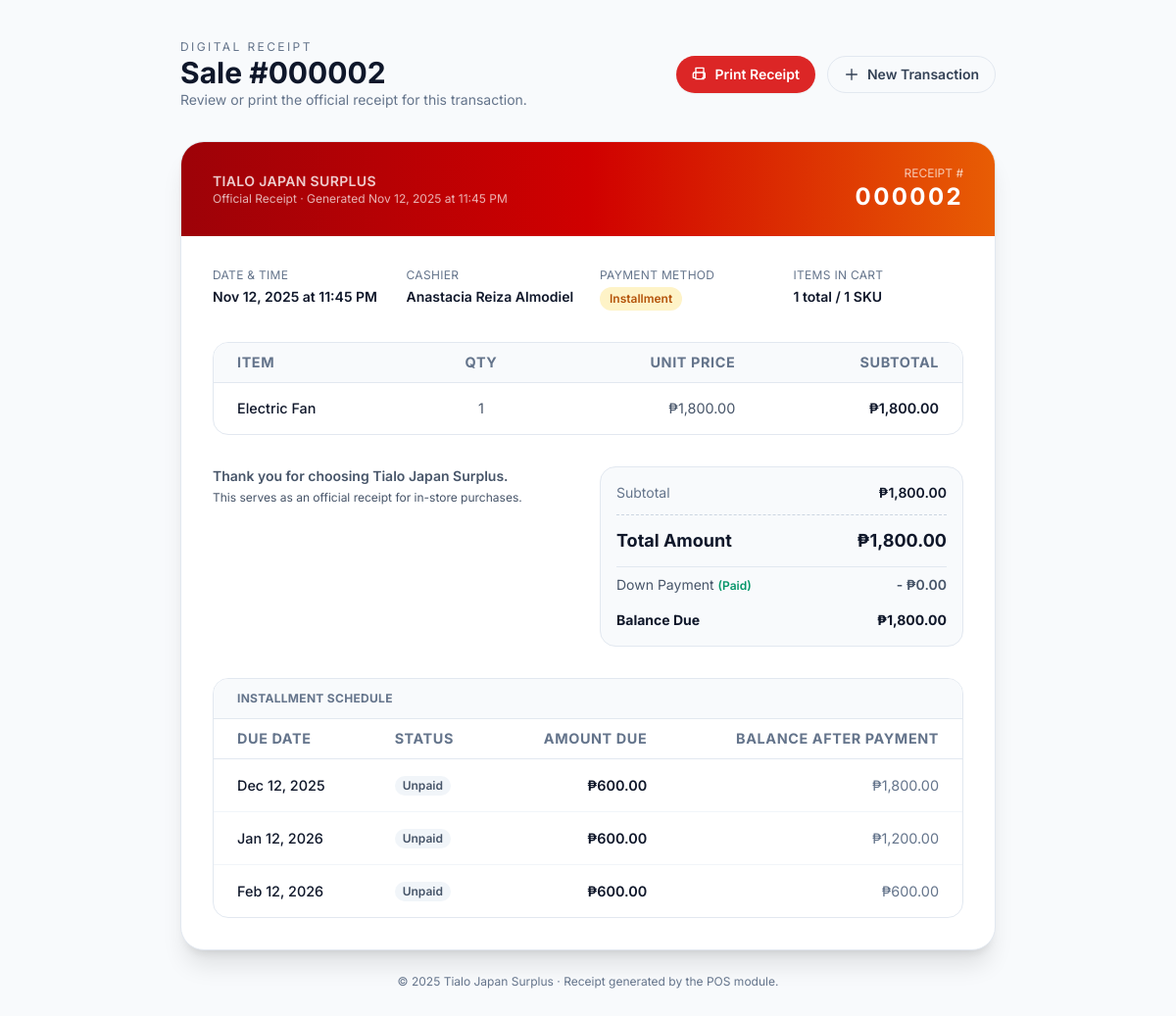
Screenshot of /index.php?page=pos_receipt&transaction_id=2 (signed in) with the database file from the repository.
### tables this page shows
CREATE TABLE `transactions` (
  `transaction_id` int(11) NOT NULL,
  `user_id` int(11) DEFAULT NULL,
  `customer_name` varchar(255) DEFAULT NULL,
  `customer_contact` varchar(50) DEFAULT NULL,
  `transaction_date` datetime DEFAULT current_timestamp(),
  `payment_type` enum('Cash','GCash','Installment') NOT NULL,
  `total_amount` decimal(10,2) NOT NULL,
  `discount_amount` decimal(10,2) NOT NULL DEFAULT 0.00,
  `down_payment` decimal(10,2) NOT NULL DEFAULT 0.00
);

CREATE TABLE `users` (
  `user_id` int(11) NOT NULL,
  `name` varchar(100) NOT NULL,
  `email` varchar(100) NOT NULL,
  `password` varchar(255) NOT NULL,
  `role` enum('Admin','Cashier') NOT NULL,
  `created_at` timestamp NOT NULL DEFAULT current_timestamp()
);

CREATE TABLE `transaction_items` (
  `item_id` int(11) NOT NULL,
  `transaction_id` int(11) DEFAULT NULL,
  `product_id` int(11) DEFAULT NULL,
  `quantity` int(11) NOT NULL,
  `subtotal` decimal(10,2) NOT NULL
);

CREATE TABLE `products` (
  `product_id` int(11) NOT NULL,
  `shipment_id` int(11) DEFAULT NULL,
  `name` varchar(150) NOT NULL,
  `category` varchar(100) DEFAULT NULL,
  `quantity` int(11) DEFAULT 0,
  `price` decimal(10,2) NOT NULL,
  `status` enum('Available','Sold','Out of Stock') DEFAULT 'Available',
  `image` varchar(255) DEFAULT NULL,
  `created_at` timestamp NOT NULL DEFAULT current_timestamp()
);

CREATE TABLE `installments` (
  `installment_id` int(11) NOT NULL,
  `transaction_id` int(11) DEFAULT NULL,
  `due_date` date NOT NULL,
  `amount_due` decimal(10,2) NOT NULL,
  `balance_remaining` decimal(10,2) NOT NULL,
  `status` enum('Paid','Unpaid') DEFAULT 'Unpaid',
  `created_at` timestamp NOT NULL DEFAULT current_timestamp()
);

### src/modules/pos/receipt.php (the view, shortened to what this page needs)
<?php
include __DIR__ . '/../../includes/db_connect.php';
$transaction_id = (int)($_GET['transaction_id'] ?? 0);
$trans_query = "SELECT t.*, u.name as cashier_name FROM transactions t
                LEFT JOIN users u ON t.user_id = u.user_id
                WHERE t.transaction_id = ?";
$trans_stmt = $conn->prepare($trans_query);
$trans_stmt->bind_param("i", $transaction_id);
$trans_stmt->execute();
$transaction = $trans_stmt->get_result()->fetch_assoc();
$items_query = "SELECT ti.*, p.name FROM transaction_items ti
                JOIN products p ON ti.product_id = p.product_id
                WHERE ti.transaction_id = ?";
$items_stmt = $conn->prepare($items_query);
$items_stmt->bind_param("i", $transaction_id);
$items_stmt->execute();
$items_result = $items_stmt->get_result();
$items = [];
$items_total_quantity = 0;
while ($row = $items_result->fetch_assoc()) {
    $qty = (int) $row['quantity'];
    $items_total_quantity += $qty;
    $unit_price = isset($row['price']) ? (float) $row['price'] : (float) $row['subtotal'] / max($qty, 1);
    $row['unit_price'] = $unit_price;
    $items[] = $row;
}
$total_line_items = count($items);
$installments = [];
if ($transaction['payment_type'] === 'Installment') {
    $inst_query = "SELECT * FROM installments WHERE transaction_id = ? ORDER BY due_date ASC";
    $inst_stmt = $conn->prepare($inst_query);
    $inst_stmt->bind_param("i", $transaction_id);
    $inst_stmt->execute();
    $inst_result = $inst_stmt->get_result();
    while ($row = $inst_result->fetch_assoc()) {
        $installments[] = $row;
    }
}
?>
<?php
include __DIR__ . '/../../includes/page_header.php';
?>
<body class="bg-slate-50 text-slate-900">
    <main class="max-w-4xl mx-auto px-4 sm:px-8 py-10">
        <header class="flex flex-col md:flex-row md:items-center md:justify-between gap-4 print:hidden">
            <div>
                <p class="text-xs uppercase tracking-[0.2em] text-slate-500">Digital Receipt</p>
                <h1 class="text-3xl font-bold text-slate-900">Sale #<?php echo str_pad($transaction_id, 6, '0', STR_PAD_LEFT); ?></h1>
                <p class="text-sm text-slate-500">Review or print the official receipt for this transaction.</p>
            </div>
            <div class="flex flex-wrap gap-3">
                <button onclick="window.print()" class="inline-flex items-center gap-2 px-4 py-2 rounded-full bg-red-600 text-white text-sm font-semibold shadow-sm hover:bg-red-700 transition">
                    <svg class="w-4 h-4" fill="none" stroke="currentColor" viewBox="0 0 24 24">
                        <path stroke-linecap="round" stroke-linejoin="round" stroke-width="2" d="M6 9V2h12v7M6 9H4a2 2 0 00-2 2v6h4m14 0h-4m4 0v-6a2 2 0 00-2-2h-2m0 0H6m12 0v10H6V9" />
                    </svg>
                    Print Receipt
                </button>
                <a href="/index.php?page=pos" class="inline-flex items-center gap-2 px-4 py-2 rounded-full border border-slate-200 text-sm font-semibold text-slate-700 hover:border-red-200 hover:text-red-600 transition">
                    <svg class="w-4 h-4" fill="none" stroke="currentColor" viewBox="0 0 24 24">
                        <path stroke-linecap="round" stroke-linejoin="round" stroke-width="2" d="M12 4v16m8-8H4" />
                    </svg>
                    New Transaction
                </a>
            </div>
        </header>
        <section id="receipt" class="mt-8 bg-white receipt-shell shadow-xl print:shadow-none overflow-hidden">
            <div class="receipt-gradient px-8 py-6 text-white flex flex-col md:flex-row md:items-center md:justify-between gap-4">
                <div>
                    <p class="text-sm font-semibold tracking-wide uppercase text-white/80">Tialo Japan Surplus</p>
                    <p class="text-xs text-white/70">Official Receipt · Generated <?php echo date('M d, Y \\a\\t h:i A', strtotime($transaction['transaction_date'])); ?></p>
                </div>
                <div class="text-right">
                    <p class="text-xs uppercase text-white/70">Receipt #</p>
                    <p class="text-2xl font-bold tracking-widest"><?php echo str_pad($transaction_id, 6, '0', STR_PAD_LEFT); ?></p>
                </div>
            </div>
            <div class="p-8 space-y-8">
                <div class="grid grid-cols-1 sm:grid-cols-2 lg:grid-cols-4 gap-6 text-sm">
                    <div>
                        <p class="text-xs uppercase tracking-wide text-slate-500 mb-1">Date & Time</p>
                        <p class="font-semibold text-slate-900"><?php echo date('M d, Y \\a\\t h:i A', strtotime($transaction['transaction_date'])); ?></p>
                    </div>
                    <div>
                        <p class="text-xs uppercase tracking-wide text-slate-500 mb-1">Cashier</p>
                        <p class="font-semibold text-slate-900"><?php echo htmlspecialchars($transaction['cashier_name']); ?></p>
                    </div>
                    <div>
                        <p class="text-xs uppercase tracking-wide text-slate-500 mb-1">Payment Method</p>
                        <p class="inline-flex items-center gap-2 font-semibold">
                            <span class="inline-flex px-2.5 py-1 rounded-full text-xs font-semibold <?php echo $transaction['payment_type'] === 'Installment' ? 'bg-amber-100 text-amber-700' : ($transaction['payment_type'] === 'GCash' ? 'bg-blue-100 text-blue-700' : 'bg-emerald-100 text-emerald-700'); ?>">
                                <?php echo htmlspecialchars($transaction['payment_type']); ?>
                            </span>
                        </p>
                    </div>
                    <div>
                        <p class="text-xs uppercase tracking-wide text-slate-500 mb-1">Items in Cart</p>
                        <p class="font-semibold text-slate-900"><?php echo $items_total_quantity; ?> total / <?php echo $total_line_items; ?> SKU</p>
                    </div>
                </div>
                <div class="border border-slate-200 rounded-2xl overflow-hidden">
                    <table class="receipt-table min-w-full divide-y divide-slate-200 text-sm">
                        <thead class="bg-slate-50">
                            <tr class="text-left text-xs font-semibold text-slate-500 uppercase tracking-wider">
                                <th class="px-6 py-3">Item</th>
                                <th class="px-6 py-3 text-center">Qty</th>
                                <th class="px-6 py-3 text-right">Unit Price</th>
                                <th class="px-6 py-3 text-right">Subtotal</th>
                            </tr>
                        </thead>
                        <tbody class="divide-y divide-slate-100">
                            <?php foreach ($items as $item): ?>
                                <tr>
                                    <td class="px-6 py-4 font-medium text-slate-900"><?php echo htmlspecialchars($item['name']); ?></td>
                                    <td class="px-6 py-4 text-center text-slate-600"><?php echo (int) $item['quantity']; ?></td>
                                    <td class="px-6 py-4 text-right text-slate-600">₱<?php echo number_format($item['unit_price'], 2); ?></td>
                                    <td class="px-6 py-4 text-right font-semibold text-slate-900">₱<?php echo number_format($item['subtotal'], 2); ?></td>
                                </tr>
                            <?php endforeach; ?>
                        </tbody>
                    </table>
                </div>
                <?php
$subtotal = ($transaction['total_amount'] ?? 0) + ($transaction['discount_amount'] ?? 0);
?>
                <div class="grid grid-cols-1 md:grid-cols-2 gap-6">
                    <div class="text-sm text-slate-600">
                        <p class="font-semibold">Thank you for choosing Tialo Japan Surplus.</p>
                        <p class="text-xs mt-1">This serves as an official receipt for in-store purchases.</p>
                    </div>
                    <div class="bg-slate-50 border border-slate-200 rounded-2xl p-4 space-y-3 text-sm">
                        <div class="flex justify-between">
                            <span class="text-slate-500">Subtotal</span>
                            <span class="font-semibold">₱<?php echo number_format($subtotal, 2); ?></span>
                        </div>
                        <div class="flex justify-between font-bold text-lg border-t border-dashed border-slate-300 pt-3 text-slate-900">
                            <span>Total Amount</span>
                            <span>₱<?php echo number_format($transaction['total_amount'], 2); ?></span>
                        </div>
                        <?php if ($transaction['payment_type'] === 'Installment'): ?>
                            <?php
                            $down_payment = $transaction['down_payment'] ?? 0;
                            $balance = max($transaction['total_amount'] - $down_payment, 0);
                            ?>
                            <div class="flex justify-between text-slate-600 border-t border-slate-200 pt-2 mt-2">
                                <span>Down Payment <span class="text-xs text-emerald-600 font-semibold">(Paid)</span></span>
                                <span class="font-semibold">- ₱<?php echo number_format($down_payment, 2); ?></span>
                            </div>
                            <div class="flex justify-between text-slate-900 font-bold pt-1">
                                <span>Balance Due</span>
                                <span>₱<?php echo number_format($balance, 2); ?></span>
                            </div>
                        <?php endif; ?>
                    </div>
                </div>
                <?php if (!empty($installments)): ?>
                <div class="border border-slate-200 rounded-2xl overflow-hidden mt-6">
                    <div class="bg-slate-50 px-6 py-3 border-b border-slate-200">
                        <p class="text-xs font-bold uppercase tracking-wide text-slate-500">Installment Schedule</p>
                    </div>
                    <table class="receipt-table min-w-full divide-y divide-slate-200 text-sm">
                        <thead class="bg-white">
                            <tr class="text-left text-xs font-semibold text-slate-500 uppercase tracking-wider">
                                <th class="px-6 py-3">Due Date</th>
                                <th class="px-6 py-3">Status</th>
                                <th class="px-6 py-3 text-right">Amount Due</th>
                                <th class="px-6 py-3 text-right">Balance After Payment</th>
                            </tr>
                        </thead>
                        <tbody class="divide-y divide-slate-100">
                            <?php foreach ($installments as $inst): ?>
                                <tr>
                                    <td class="px-6 py-4 font-medium text-slate-900"><?php echo date('M d, Y', strtotime($inst['due_date'])); ?></td>
                                    <td class="px-6 py-4">
                                        <span class="inline-flex px-2 py-0.5 rounded-full text-xs font-semibold <?php echo $inst['status'] === 'Paid' ? 'bg-emerald-100 text-emerald-700' : 'bg-slate-100 text-slate-600'; ?>">
                                            <?php echo htmlspecialchars($inst['status']); ?>
                                        </span>
                                    </td>
                                    <td class="px-6 py-4 text-right font-semibold text-slate-900">₱<?php echo number_format($inst['amount_due'], 2); ?></td>
                                    <td class="px-6 py-4 text-right text-slate-500">₱<?php echo number_format($inst['balance_remaining'], 2); ?></td>
                                </tr>
                            <?php endforeach; ?>
                        </tbody>
                    </table>
                </div>
                <?php endif; ?>
            </div>
        </section>
        <p class="text-center text-xs text-slate-500 mt-6 print:hidden">© <?php echo date('Y'); ?> Tialo Japan Surplus · Receipt generated by the POS module.</p>
    </main>
<?php include __DIR__ . '/../../includes/page_footer.php'; ?>

### src/includes/page_header.php (style rules this page uses)
* { font-family: 'Inter', sans-serif; }

### src/modules/pos/receipt.php (style rules this page uses)
.receipt-shell { border-radius: 1.5rem; border: 1px solid #e2e8f0; }
.receipt-gradient { background: linear-gradient(90deg, #9D0208, #D00000, #E85D04); }
.receipt-table th, .receipt-table td { font-size: 0.9rem; }

### rows the page displays
transactions: transaction_date "Nov 12, 2025 at 11:45 PM", user.name "Anastacia Reiza Almodiel", payment_type "Installment", subtotal "1,800.00", total_amount "1,800.00", down_payment "0.00", balance "1,800.00"
transaction_items: product.name "Electric Fan", quantity "1", unit_price "1,800.00", subtotal "1,800.00"
installments: due_date "Dec 12, 2025", status "Unpaid", amount_due "600.00", balance_remaining "1,800.00"
installments: due_date "Jan 12, 2026", status "Unpaid", amount_due "600.00", balance_remaining "1,200.00"
installments: due_date "Feb 12, 2026", status "Unpaid", amount_due "600.00", balance_remaining "600.00"

### other values shown
str_pad($transaction_id, 6, '0', STR_PAD_LEFT) "000002"
$items_total_quantity "1"
$total_line_items "1"
